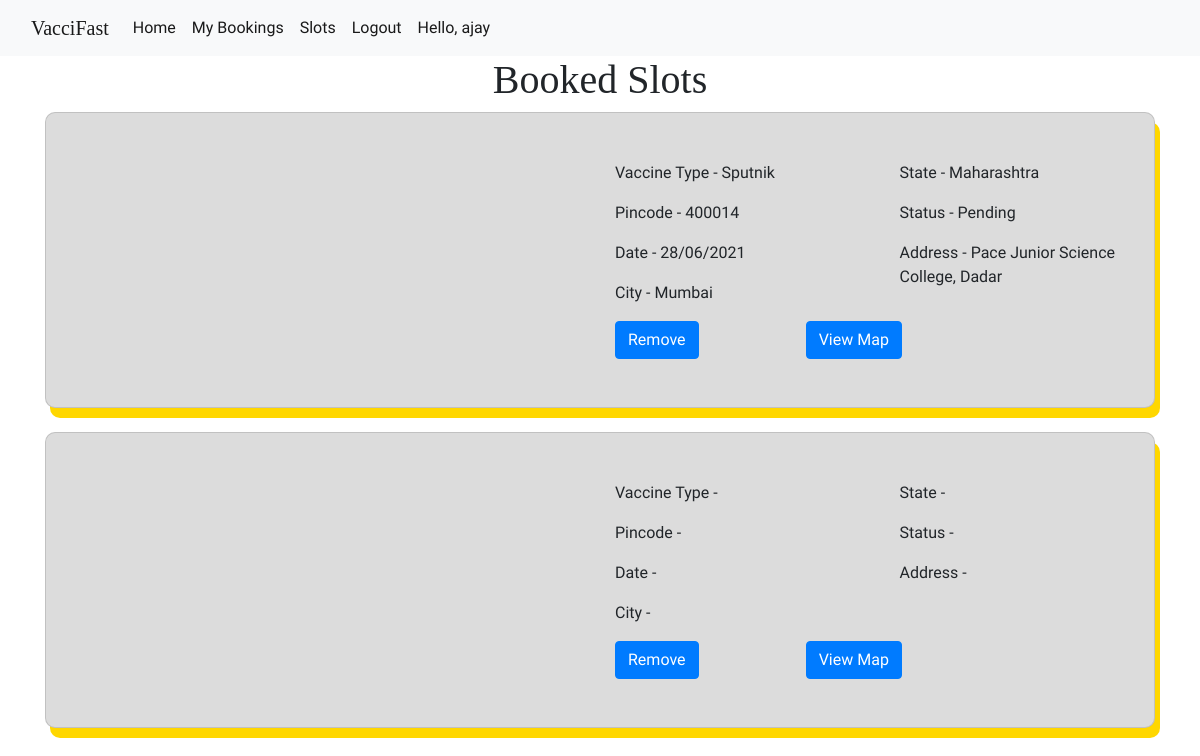
/bookedSlot (signed in), run on the app's committed database.
### vacciapp/models.py (models this page shows, shortened)
class Booking(models.Model):
    user = models.ForeignKey(User,on_delete=models.CASCADE)
    customer = models.ForeignKey(Customer, null=True, on_delete=models.SET_NULL)
    slot = models.ForeignKey(Slot, null=True, on_delete=models.SET_NULL)
    date_booked = models.DateTimeField(auto_now_add=True,null=True)

class Slot(models.Model):
    vtype = models.CharField(max_length=200,null=True)
    date = models.CharField(max_length=200,null=True)
    address = models.CharField(max_length=200,null=True)
    city = models.CharField(max_length=200,null=True)
    state = models.CharField(max_length=200,null=True)
    pincode = models.CharField(max_length=200,null=True)
    addMap = models.CharField(max_length=200,null=True)
    date_created = models.DateTimeField(auto_now_add=True,null=True)
    count = models.IntegerField(null=True)
    status = models.CharField(max_length=200,null=True,choices=STATUS,default="Pending")

### vacciapp/views.py (the view)
# urls.py: path('bookedSlot',views.bookedSlot,name='bookedSlot'),
@login_required(login_url='login')
def bookedSlot(request):
    bs = Booking.objects.filter(user=request.user)
    try:
        pk_dict =  Booking.objects.filter(user=request.user).values('slot')
        p = pk_dict.values('slot_id')
        pk = p[0]['slot_id']
        address_dict = Slot.objects.values('address').get(pk=pk)
        address = address_dict.get('address')
        city_dict = Slot.objects.values('city').get(pk=pk)
        city = city_dict.get('city')
        state_dict = Slot.objects.values('state').get(pk=pk)
        state = state_dict.get('state')
        al = address.split(" ")
        cl = city.split(" ")
        sl = state.split(" ")
        final = ""
        for a in al:
            final = final + a + "+"
        for c in cl:
            final = final + c + "+"
        for s in sl:
            final = final + s + "+"
        if "," in final:
            st = final.replace(",","")
            st = st + "India"
        else:
            st = final + "India"
        link = "https://www.google.com/maps/embed/v1/place?key=AIzaSyBonEm9k9dZ4T9k6cZHWGzCYGupxNQgwBc&q="+st
        print(link)
    except:
        link = 0
        pass
    context = {
        'bs' : bs,
        'link' : link
    }
    return render(request,'vacciapp/bookedSlot.html',context)

### templates/vacciapp/bookedSlot.html (shortened to what this page needs)
{% extends 'base.html' %}
{% block body %}
<center><h1  style="font-family: 'Vollkorn', serif;" >Booked Slots</h1></center>
  {% for b in bs %}
<div class="container">
  <div class="card" style="border-radius: 10px;background-color:gainsboro;box-shadow: 5px 10px gold;">
    <div class="row">
      <div class="col-md-6">
      <center>
      <br>
      </center>
      </div>
      <div class="col-md-6" style="font-family: 'Domine', serif;">
      <br><br>
        <div class="row">
          <div class="col-md-6">
            <p>Vaccine Type - {{b.slot.vtype}} </p> <p> Pincode - {{b.slot.pincode}}</p>
            <p>Date - {{b.slot.date}} </p> <p> City - {{b.slot.city}} </p>
          </div>
          <div class="col-md-6">
            <p>State - {{b.slot.state}} </p> <p>Status - {{b.slot.status}}</p>
            <p>Address - {{b.slot.address}}</p>
          </div>
        </div>
      <a class="btn btn-primary" href="{% url 'deleteBooking' b.id %}">Remove</a>
      <button class="btn btn-primary" type="button" data-bs-toggle="offcanvas" data-bs-target="#offcanvasBottom"
        aria-controls="offcanvasBottom">View Map</button>
      <br><br>
    </div>
  </div>
 <br>
</div>
</div>
<br>
{% endfor %}
{% endblock body %}

### templates/base.html (shortened to what this page needs)
{% load static %}
<!doctype html>
<html lang="en">
  <head>
    <link href="https://cdn.jsdelivr.net/npm/bootstrap@5.0.1/dist/css/bootstrap.min.css" rel="stylesheet">
<link rel="stylesheet" href="https://stackpath.bootstrapcdn.com/font-awesome/4.7.0/css/font-awesome.min.css">
<link rel="stylesheet" href="https://stackpath.bootstrapcdn.com/bootstrap/4.1.0/css/bootstrap.min.css">
  </head>
  <body>
  <nav class="navbar navbar-expand-lg navbar-light bg-light">
  <div class="container-fluid">
    <a class="navbar-brand" href="#" style="font-family: 'Playfair Display', serif;">VacciFast</a>
    <div class="collapse navbar-collapse" id="navbarSupportedContent">
      <ul class="navbar-nav me-auto mb-2 mb-lg-0" style="font-family: 'Domine', serif;">
        <li class="nav-item">
          <a class="nav-link active" aria-current="page" href="/">Home</a>
        </li>
        {% if request.user.is_authenticated %}
        {% if request.user.is_staff %}
        <li class="nav-item">
          <a class="nav-link active" aria-current="page" href="/adminViewPincode">Dashboard</a>
        </li>
        <li class="nav-item">
          <a class="nav-link active" aria-current="page" href="/adminCreateSlot">Create Slot</a>
        </li>
        <li class="nav-item">
          <a class="nav-link active" aria-current="page" href="/adminCompletedSlot">View All Bookings</a>
        </li>
        <li class="nav-item">
          <a class="nav-link active" aria-current="page" href="/logout">Logout</a>
        </li>
        {% else %}
        <li class="nav-item">
          <a class="nav-link active" aria-current="page" href="/bookedSlot">My Bookings</a>
        </li>
        <li class="nav-item">
        <a class="nav-link active" aria-current="page" href="/viewSlot">Slots</a>
        </li>
        <li class="nav-item">
          <a class="nav-link active" aria-current="page" href="/logout">Logout</a>
        </li>
        {% endif %}
       {% else %}
        <li class="nav-item">
          <a class="nav-link active" aria-current="page" href="/login">Login</a>
        </li>
        {% endif %}
        {% if request.user.is_authenticated %}
        <li class="nav-item">
          <a class="nav-link active" aria-current="page" >Hello, {{request.user}}</a>
        </li>
        {% endif %}
      </ul>
    </div>
  </div>
</nav>
    {% block body %}
    {% endblock body %}
  </body>
</html>

### data on the page
Booking: slot.vtype "Sputnik", slot.pincode "400014", slot "28/06/2021", slot.city "Mumbai", slot.state "Maharashtra", slot.status "Pending", slot.address "Pace Junior Science College, Dadar"

### other printed values
{{ request.user }} "ajay"
